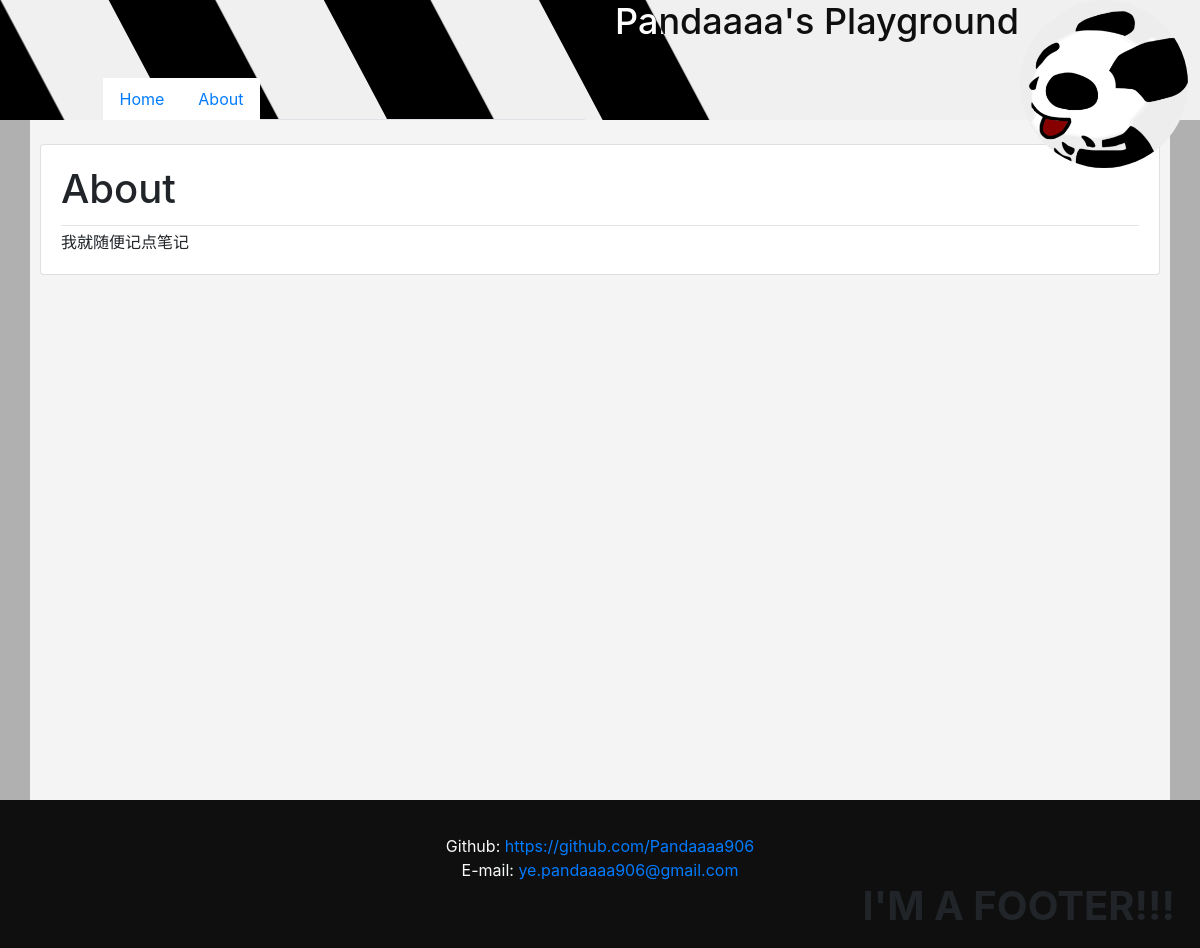
The page /about/ on the database its author committed.
### main/models.py (models this page shows)
class NavBarItem(BaseModel):
    caption = models.TextField()
    url = models.TextField()
    help_text = models.TextField()
    ordering = models.IntegerField(default=0, blank=True)

class ConstantDict(BaseModel):
    NUMBER = "NUMBER"
    TEXT = "TEXT"
    TYPES = (
        (NUMBER, "NUMBER"),
        (TEXT, "TEXT"),
    )
    app = models.TextField(null=True, blank=True)
    key = models.TextField()
    _type = models.TextField(choices=TYPES)
    value = models.TextField()

### main/views.py (the view)
# urls.py: path('about/', About.as_view(), name="about"),
class About(View):
    def get(self, request):
        item = ConstantDict.objects.filter(key="about").first()
        about = getattr(item, 'value')
        return render(request, "about.html", {"about": about})

### main/templatetags/blog_constant.py (called while the page is built)
@register.inclusion_tag("navbar.html")
def get_nav_bar_items():
    items = NavBarItem.objects.all()
    return {"items": items}

@register.simple_tag
def get_constant(key):
    try:
        item = ConstantDict.objects.get(key=key)
    except ConstantDict.DoesNotExist:
        return None
    return item.value

### templates/about.html
{% extends "base.html" %}
{% block content %}
    <div class="article card h-100">
        <div class="card-body">
            <h1 class="card-title">About</h1>
            <hr class="my-1">
            <p class="card-text" id="content-area">{{ about }}</p>
        </div>
    </div>
{% endblock %}

### templates/header.html (shortened to what this page needs)
{% load static %}
{% load blog_constant %}
<div class="d-flex fixed-top row header">
    <div class="col-5 offset-1 align-self-end">
            <ul class="nav nav-tabs">
            {% get_nav_bar_items %}
            </ul>
    </div>
    <div class="col row">
        <div class="col-10">
            <h1>{% get_constant "title"%}</h1>
        </div>
    </div>
</div>
<div class="profiler fixed-top">
    <div>
        <a href="{% url 'login' %}">
            <img class="avatar" src="{% static "img/avatar.jpg" %}"/>
        </a>
    </div>
</div>

### main/templates/navbar.html
{% for item in items %}
    <li class="nav-item">
        <a class="nav-link" href="{{item.url}}">{{item.caption}}</a>
    </li>
{% endfor %}

### templates/footer.html
{% load blog_constant %}
<div class="container-fluid">
    <div class="col text-center text-light">
        {% get_constant "github_page" as github_page %}
        <br>Github: <a href="{{ github_page }}">{{ github_page }}</a>
        {% get_constant "email" as email %}
        <br>E-mail: <a href="mailto:{{ email }}">{{ email }}</a>
    </div>
    <h1 class="float-right"><b>I'M A FOOTER!!!</b></h1>
</div>

### static/css/base.css (style rules this page uses)
body { background-color: #b0b0b0; }
.header { background: #f0f0f0 url("/static/img/banner.png"); height: 10vw; transition: 0.5s; }
.header h1 { font-size: 3vw; color: #fff; mix-blend-mode: difference; }
.nav-tabs li { background-color: #ffffff; }
.profiler { z-index: 2048; right: unset; left: 85%; width: 14%; height: 14%; transition: .8s; }
.avatar { width: 100%; height: 100%; -webkit-border-radius: 50%; -moz-border-radius: 50%; border-radius: 50%; }

### rows shown on the page
NavBarItem: caption "Home"
NavBarItem: caption "About"
ConstantDict: value "Pandaaaa's Playground"
ConstantDict: value "我就随便记点笔记"
ConstantDict: value "https://github.com/Pandaaaa906"
ConstantDict: value "ye.pandaaaa906@gmail.com"
